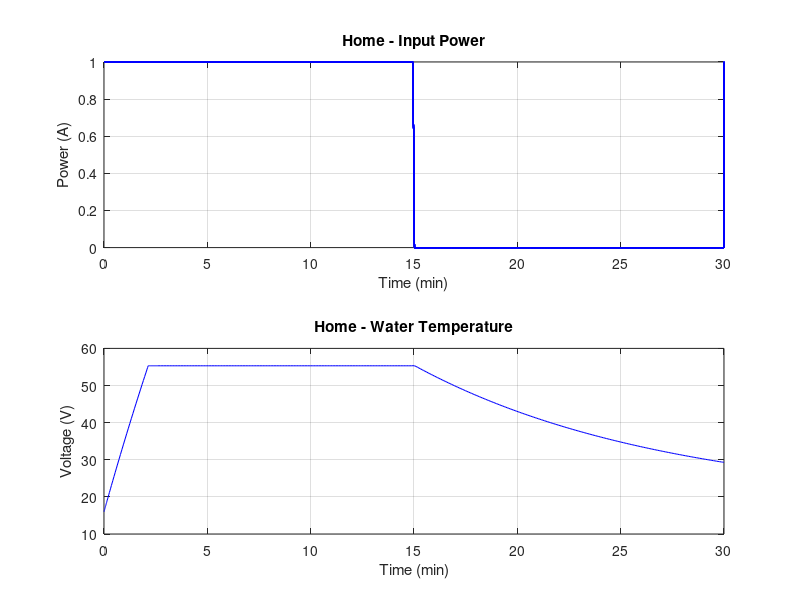
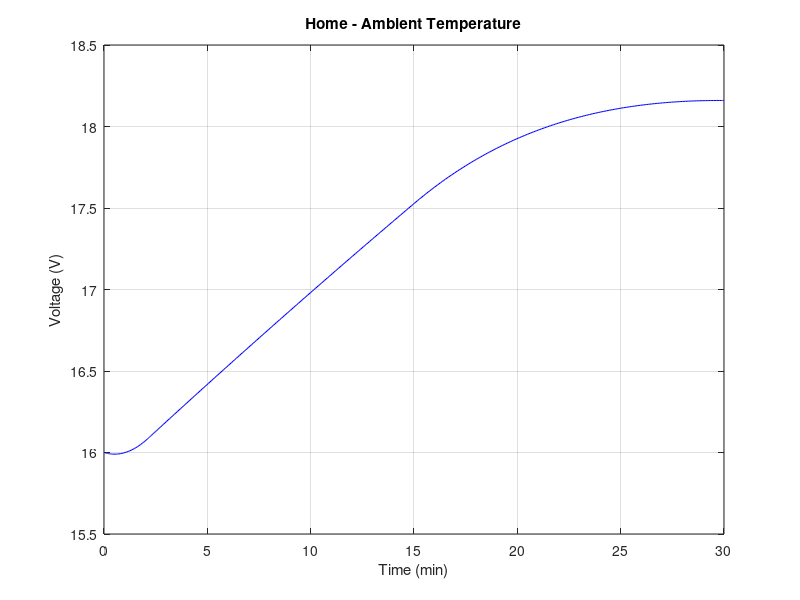

Here is the MATLAB script that generated these plots, in order:
% Matlab Code for Series RLC Circuit modeling..
% Praviraj PG (pravirajpg@gmail.com) - Rev 0, 19-Sep-2019
% Solve using ODE45 function with the State-Space Model
clear all;
close all;
pkg load signal;

%%
% Global variables
%%
global T = 30*60;          % Simulation Time.
min_samples = 100;
ode_options = odeset('RelTol', 1e-4, 'AbsTol', 1e-6, 'MaxStep', T/min_samples);

%%
% Model input signal
%%
function y = si(t)
  global T;
  T_on = 15*60;
  y = 0.5*square(2*pi*t/T, 100*T_on/T)+0.5;
end

%%
% Model Series RLC Circuit function.
%%
function y = home_ssm(t,x)
  Cw = 3;
  Rwa = 250;
  Ca = 60;
  Ra = 400;
  Ii = si(t);
  
  % x is in the form [Vw ; Va]
  % y is in the form [dVw/dt ; dVa/dt]
  A = [-1/(Cw*Rwa) , 1/(Cw*Rwa) ; 1/(Ca*Rwa) , -1*(Ra + Rwa)/(Ca*Ra*Rwa)];
  y = A*x + [1/Cw ; 0]*Ii;
  
  % If we reached max water temp stop heating
  if ((x(1) >= 55) && (y(1) > 0))
    y(1) = 0;
  endif
end

x0 =  [16; 16];     % Initial Conditions
tspan = [0, T];
% solve
[t, x] = ode45(@(t,x) home_ssm(t,x), tspan, x0, ode_options);
  
% Plot stuff
Vw = x(:,1);    Va = x(:,2);

subplot(2,1,1);
plot(t/60, si(t).*ones(1, length(t)), 'b-', 'linewidth', 0.75);
grid on;
title('Home - Input Power');
xlabel('Time (min)'); ylabel('Power (A)');

subplot(2,1,2);
plot(t/60, Vw, 'b-', 'linewidth', 0.75);
grid on;
title('Home - Water Temperature');
xlabel('Time (min)'); ylabel('Voltage (V)');

figure();
plot(t/60, Va, 'b-', 'linewidth', 0.75);
grid on;
title('Home - Ambient Temperature');
xlabel('Time (min)'); ylabel('Voltage (V)');